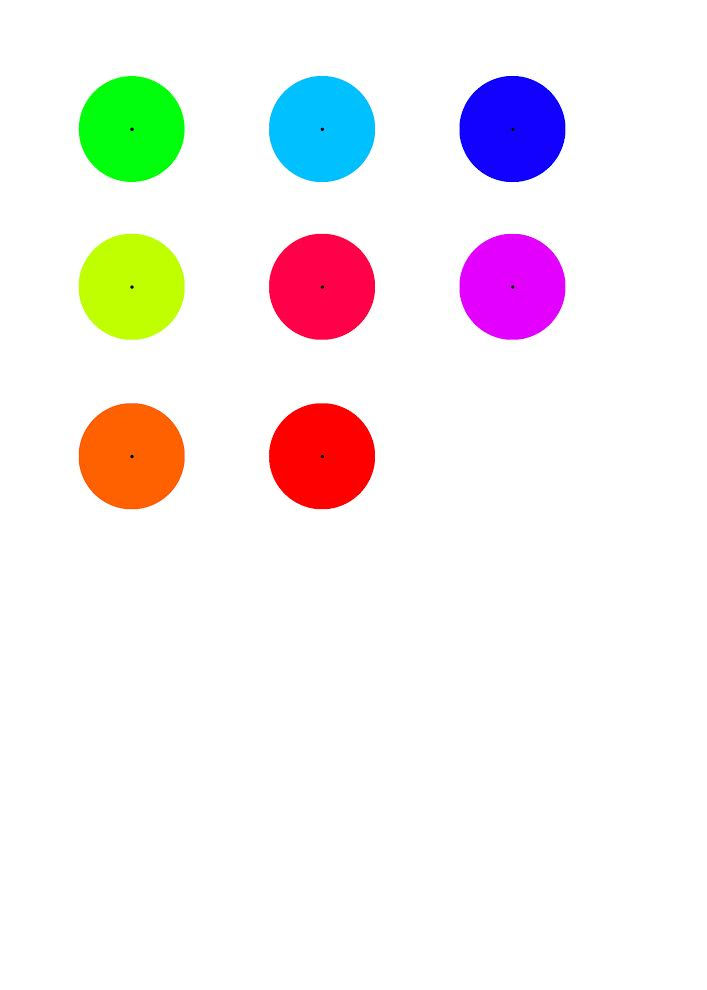
#> input picture OpenCV projects/circles.jpg, 707 x 990 px, given in place of the camera
$ python ContourDetection.py
#> lines starting #> are read from the running program, lines starting #| are printed output that depends on the picture; after the words box and inside, x2 and y2 are one past the last pixel; in counts of white or black regions, pixels touching at a corner belong together
import cv2
import numpy as np

cap = cv2.VideoCapture(0)

while True:
	_,frame = cap.read()
#> frame is the input picture: shape (990, 707, 3); mean B, G, R 239.7, 239.2, 244.2

	#~ Change the color type from BGR to HSV
	hsv = cv2.cvtColor(frame, cv2.COLOR_BGR2HSV)
#> hsv: shape (990, 707, 3); mean H, S, V 12.5, 25.9, 254.7

	#~ hsv hue(type of colour) sat(eg how red it is) value(how bright it is)
	lower_green = np.array([45,50,0])
	upper_green = np.array([70,255,200])
	mask = cv2.inRange(hsv, lower_green, upper_green)
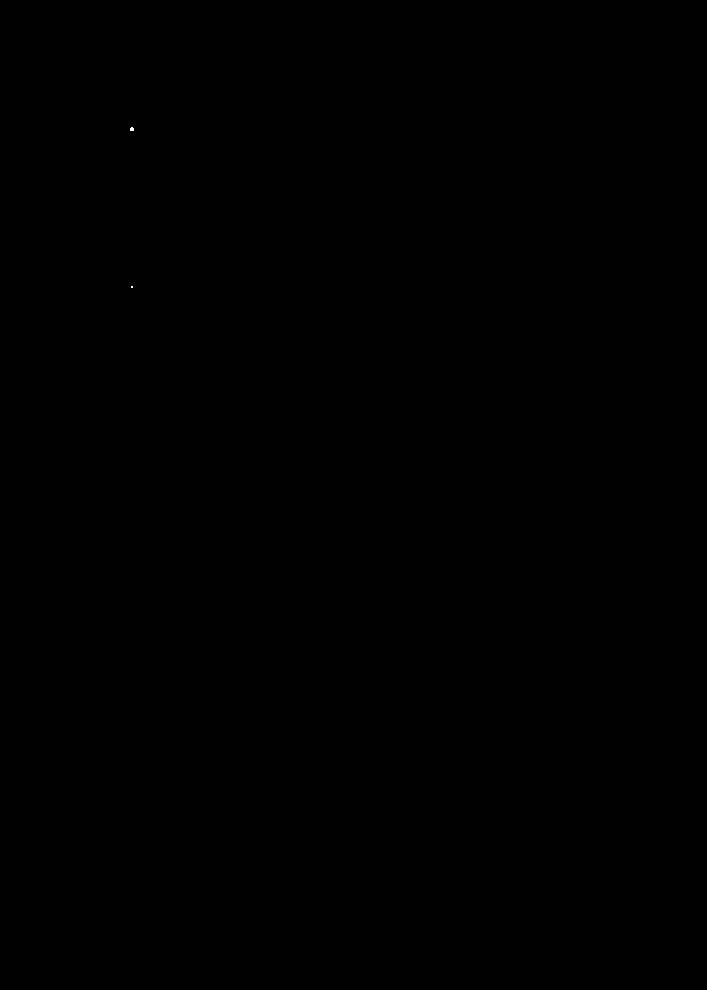
#> mask: shape (990, 707); 0% white in thin lines or dots, all inside (x1, y1, x2, y2) = (130, 127, 134, 288)

	#~ Filtering
	res = cv2.bitwise_and(frame, frame, mask = mask)
	median = cv2. medianBlur(res, 15)
#> median: shape (990, 707, 3); every value is 0
	imgray = cv2.cvtColor(median,cv2.COLOR_BGR2GRAY)
#> imgray: shape (990, 707); every value is 0

	bilateral_filtered_image = cv2.bilateralFilter(imgray, 5, 175, 175)
	edge_detected_image = cv2.Canny(bilateral_filtered_image, 75, 200)
	contours, hierarchy = cv2.findContours(edge_detected_image,cv2.RETR_TREE,cv2.CHAIN_APPROX_SIMPLE)
#> contours = []

	contour_list= []
	for contour in contours:
		approx = cv2.approxPolyDP(contour, 0.01* cv2.arcLength(contour,True),True)
		area= cv2.contourArea(contour)
		if ((len(approx) > 10) & (len(approx) < 15) & (area>50) ):
			contour_list.append(contour)

			M = cv2.moments(contour)
			cx = int(M['m10']/M['m00'])
			cy = int(M['m01']/M['m00'])
			print (cx, cy)
			img = cv2.circle(frame,(cx,cy), 3, (0,0,255), -1)
#> this loop made 0 passes
#> after the loop, contour_list = []

	cv2.drawContours(frame, contour_list, -1, (0,255,0), 3)

	cv2.imshow("x", median)
	cv2.imshow("frame", frame)
	k = cv2.waitKey(5) & 0xFF
#> (key Esc is pressed here)
	if k == 27:
		break

cv2. destroyAllWindows()
cap.release()
